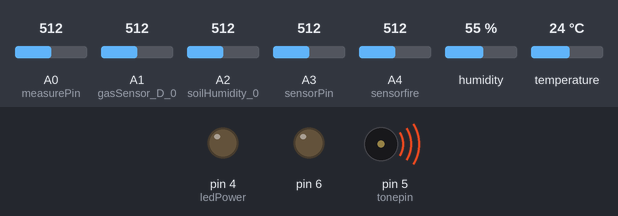
Recording of a sketch running on a simulated Arduino Uno, built with avr-gcc and run on an emulated ATmega328P. On the bench: output pins drawn as LEDs (lit = HIGH), buzzer (waves = sounding). The inputs (shaded band) are chosen by the test bench; at power-on: A4 (sensorfire) = 512, A0 (measurePin) = 512, A1 (gasSensor_D_0) = 512, A2 (soilHumidity_0) = 512, A3 (sensorPin) = 512, humidity 55 %, temperature 24 °C. WiFi joins after 1.5 s; servers stay silent unless stated.

Above: at 3.0 s.
3.1 s: A4 (sensorfire) set to 22
At 10.4 s:
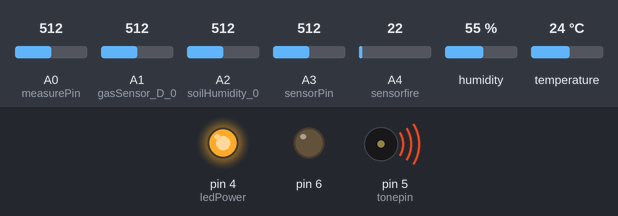
11.3 s: A4 (sensorfire) set to 18
At 18.9 s:
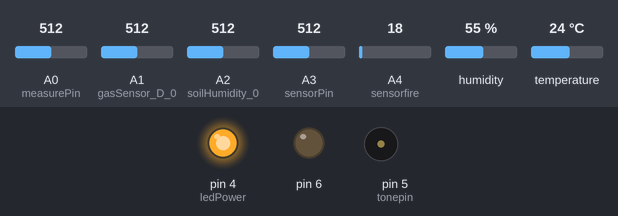
Timing chart, 0 to 20.4 s (numbered marks = the images above; inputs shaded):
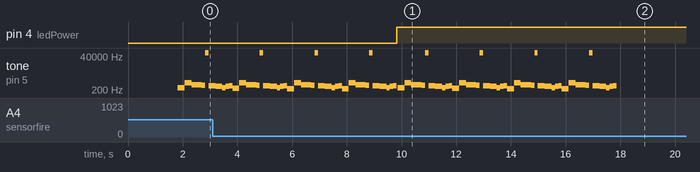

Measured:
- the behaviour switches between 20 and 19 on A4 (sensorfire) (found by bisection; images 1 and 2)
- after the input at 11.3 s, tone on pin 5 (tonepin): goes on until 17.9 s, then stays silent
- by itself, tone on pin 5 (tonepin): plays 350 Hz for 0.25 s, 294 Hz for 0.13 s, 350 Hz for 0.13 s, 393 Hz for 0.13 s, 262 Hz for 0.25 s, 624 Hz for 0.25 s … (42 notes in this stretch)

The sketch:

The_big_project.ino
```cpp
#define BLYNK_PRINT Serial
#include <ESP8266_Lib.h>
#include <BlynkSimpleShieldEsp8266.h>
#include <dht11.h>

dht11 DHT11;
int gasSensor_D_0 = A1;
int soilHumidity_0 = A2;
int sensorPin = A3;
int sensorfire=A4;
int measurePin =A0;
int ledPower = 4;
float dustDensity = 0;
int length;
int tonepin=5;
int val=0;


char auth[] = "2c0c629216114fe38fdf96327a7547e5";
char ssid[]="0315";
char pass[]="wt511355803";

#define EspSerial Serial

#define ESP8266_BAUD 115200

ESP8266 wifi(&EspSerial);

#define PIN_UPTIMET V5
#define PIN_UPTIMEH V6
#define PIN_UPTIMEsh V7
#define PIN_UPTIMEgs V8
#define PIN_UPTIMEPM V9
#define PIN_UPTIMEG V10
#define PIN_UPTIMEFIRE V11

BlynkTimer timer;


void sendpm()
{
  unsigned int samplingTime = 280;
  unsigned int deltaTime = 40;
  unsigned int sleepTime = 9680;
  float voMeasured = 0;
  float calcVoltage = 0;
  digitalWrite(ledPower,LOW);
  delayMicroseconds(samplingTime);
  voMeasured = analogRead(measurePin);
  delayMicroseconds(deltaTime);
  digitalWrite(ledPower,HIGH);
  delayMicroseconds(sleepTime);
 //calcVoltage = voMeasured*(5.0/1024);
 //dustDensity = 0.17*calcVoltage-0.1;
  calcVoltage= voMeasured/1024-0.0356;
  dustDensity=calcVoltage*42;
  if ( dustDensity < 0)
  {
   dustDensity = 0.00;
  }
   Blynk.virtualWrite(PIN_UPTIMEPM,dustDensity);
}

void sendsensor()
{
  float sh=analogRead(soilHumidity_0);
  float gs=analogRead(gasSensor_D_0);
  int chk=DHT11.read(6);
  float temp = DHT11.temperature;
  float humi = DHT11.humidity;
  humi=humi/1024*100;
  float g=analogRead(sensorPin);
  sh=sh/1024*100;
  g=g/1024*100;
  Blynk.virtualWrite(PIN_UPTIMET,temp);
  Blynk.virtualWrite(PIN_UPTIMEH,humi);
  Blynk.virtualWrite(PIN_UPTIMEsh,sh);
  Blynk.virtualWrite(PIN_UPTIMEgs,gs);
  Blynk.virtualWrite(PIN_UPTIMEG,g);
}

void fireornot()
{
  //蜂鸣器乐谱
#define F -1
#define F1 350
#define F2 393
#define F2S 415
#define F3 441
#define F4 495
#define F5 556
#define F6 624
#define F7 661

#define FL1 175
#define FL2 196
#define FL3 221
#define FL4 234
#define FL4S 247
#define FL5 262
#define FL6 294
#define FL7 330

#define FH1 700
#define FH2 786
#define FH2S 830
#define FH3 882
#define FH4 935
#define FH4S 988
#define FH5 1049
#define FH6 1178
#define FH7 1322

#define FHH2 1568

int tune[]=
{
  FL6,FL6,F6,F3,F2S,F,F2,F1,FL6,F1,F2,
  FL5,FL5,F6,F3,F2S,F,F2,F1,FL6,F1,F2,
  FL4S,FL4,F6,F3,F2S,F,F2,F1,FL6,F1,F2,
  FL4,FL4,F6,F3,F2S,F,F2,F1,FL6,F1,F2
};
float durt[]=
{
 0.25,0.25,0.5,0.75,0.25,0.25,0.5,0.5,0.25,0.25,0.25,
 0.25,0.25,0.5,0.75,0.25,0.25,0.5,0.5,0.25,0.25,0.25,
 0.25,0.25,0.5,0.75,0.25,0.25,0.5,0.5,0.25,0.25,0.25,
 0.25,0.25,0.5,0.75,0.25,0.25,0.5,0.5,0.25,0.25,0.25
};
  length=sizeof(tune)/sizeof(tune[0]);

  if(analogRead(sensorfire)>=20)
  {
    String fireyes="有火";
    Blynk.virtualWrite(PIN_UPTIMEFIRE,fireyes);
    for(int x=0;x<length;x++)
  {
      tone(tonepin,tune[x]);
      delay(500*durt[x]);
      noTone(tonepin);
  }
  }
  else
  {
    String fireno="无火";
    Blynk.virtualWrite(PIN_UPTIMEFIRE,fireno);
  }
}

void setup()
{
  Serial.begin(9600);

  delay(10);

  EspSerial.begin(ESP8266_BAUD);
  delay(10);

  Blynk.begin(auth, wifi, ssid, pass);
  pinMode(6,OUTPUT);
  pinMode(ledPower,OUTPUT);
  pinMode(tonepin,OUTPUT);
  timer.setInterval(1000L,sendpm);
  timer.setInterval(1000L,sendsensor);
  timer.setInterval(1000L,fireornot);
}

void loop()
{
  Blynk.run();
  timer.run();
}
```
